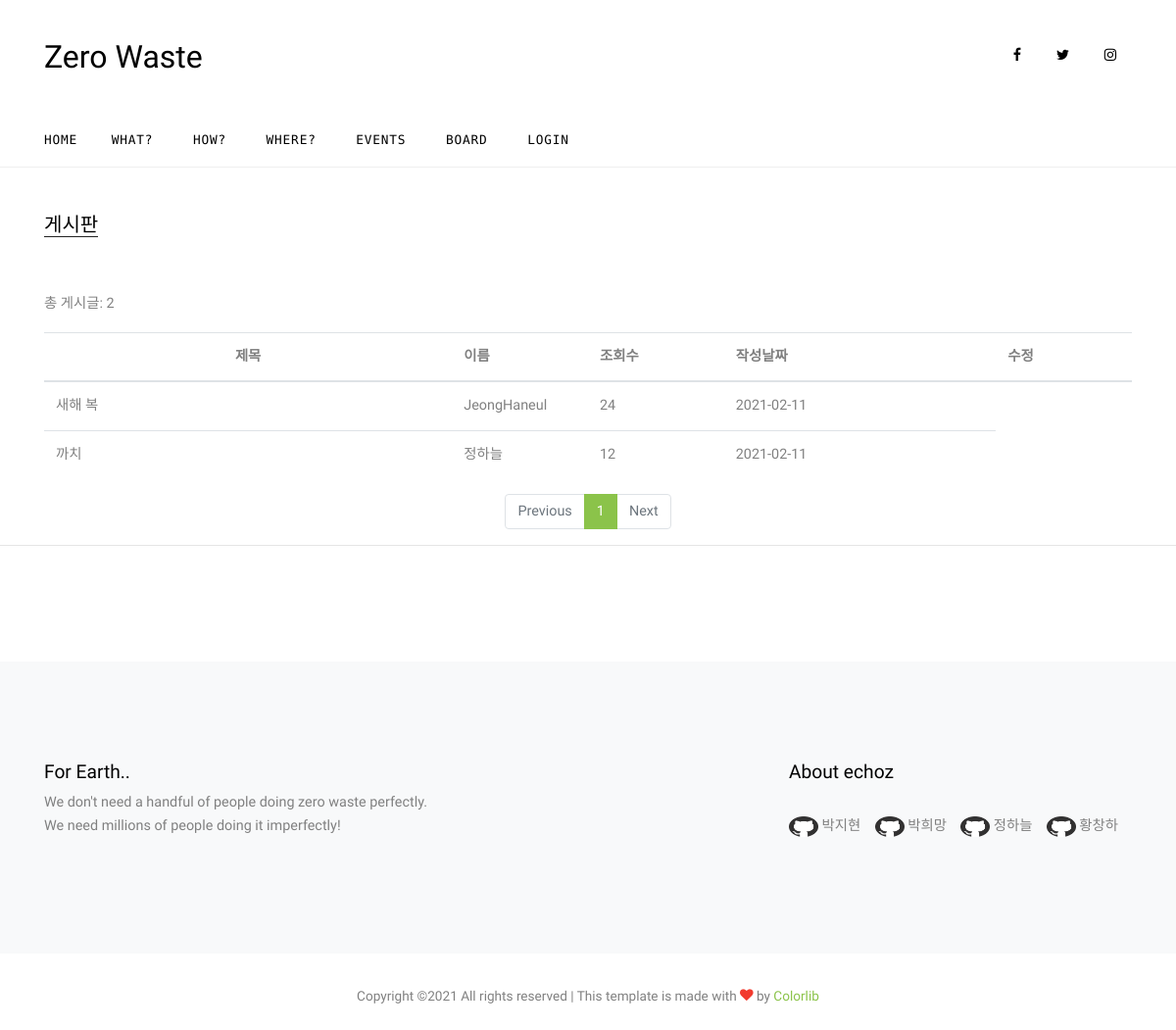
Page /echozapp/Board/ on the earlier database version.
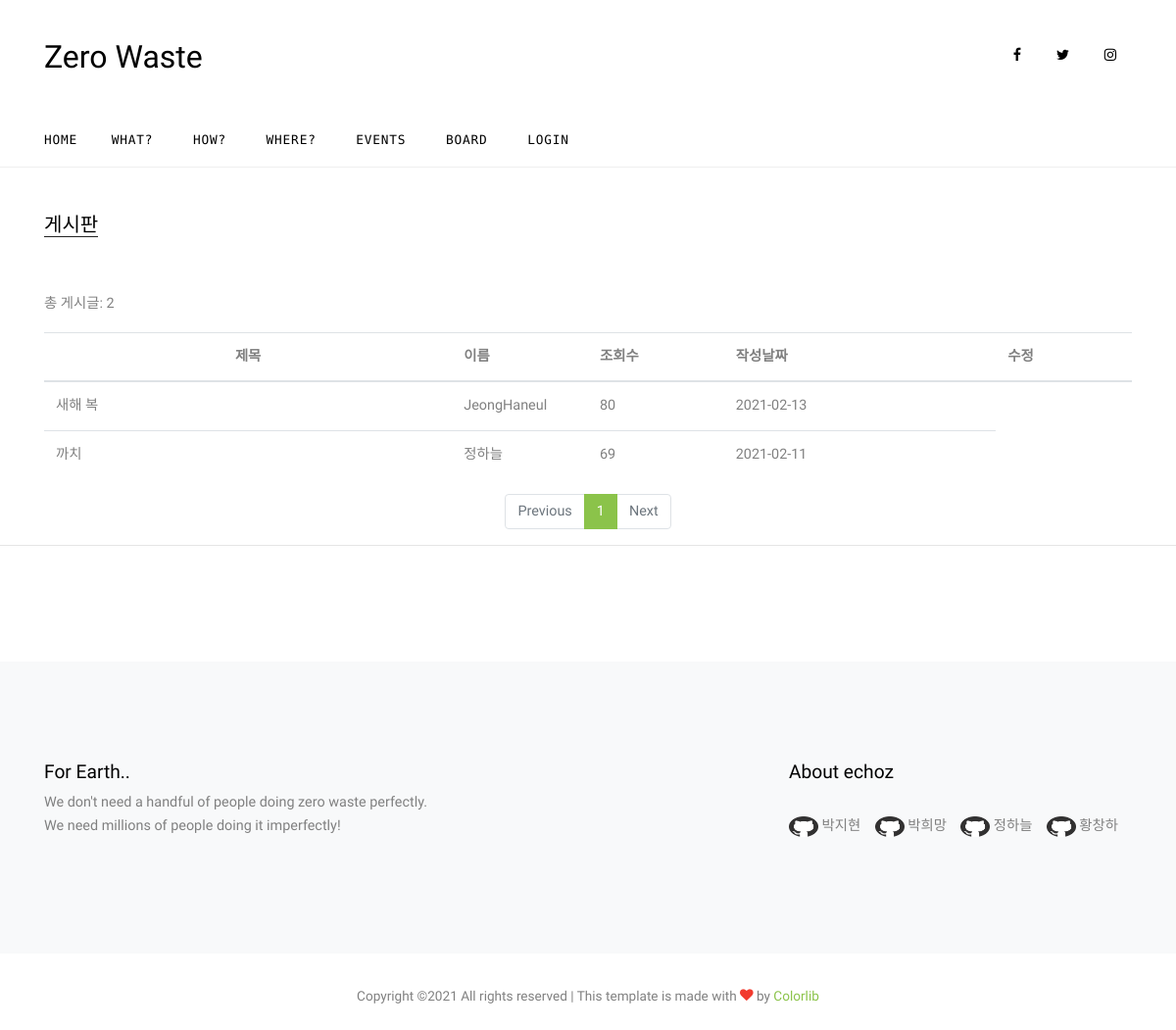
Same page on the later database version.
### echozapp/models.py (models this page shows)
class Post(models.Model):
    author = models.ForeignKey(User, on_delete=models.CASCADE)
    title = models.CharField(max_length=30)
    content = models.TextField()
    writedate = models.DateTimeField(auto_now_add=True)
    count = models.IntegerField(default=0)

### echozapp/views.py (the view)
# urls.py: path('Board/', views.Board, name='Board'),
def Board(request):
    page = request.GET.get('page', 1)
    vlist = Post.objects.all()
    vlist = vlist.order_by('-writedate')
    paginator = Paginator(vlist, 3)
    vlistpage = paginator.get_page(page)
    boardcount = Post.objects.count()
    context = {"vlist": vlistpage,"boardcount":boardcount}
    return render(request, 'Board.html',context)

### echozapp/templates/Board.html (shortened to what this page needs)
{% extends 'base.html' %}
{% block content %}
    <div class="site-section">
      <div class="container">
        <div class="row">
          <div class="col-lg-12">
            <div class="section-title mb-5">
              <h2>게시판</h2>
            </div>
          </div>
        </div>
            <p>총 게시글: {{boardcount}}</p>
            <table class="table table-hover">
                <thead>
                    <tr>
                        <th style="width:30%; text-align:center;">제목</th>
                        <th style="width:10%;">이름</th>
                        <th style="width:10%;">조회수</th>
                        <th style="width:20%;">작성날짜</th>
                        <th style="width:10%;">수정</th>
                    </tr>
                </thead>
                <tbody>
                 {% for wdata in vlist %}
                <tr>
                    <td onclick="Boardview({{wdata.id}})"> {{wdata.title}} </td>
                    <td>{{wdata.author.last_name}}{{wdata.author.first_name}}</td>
                    <td>{{wdata.count}}</td>
                    <td >{{wdata.writedate |date:"Y-m-d"}}</td>
                </tr>
                {% endfor %}
                </tbody>
            </table>
      </div>
      <ul class="pagination justify-content-center">
          {% if vlist.has_previous %}
            <li class="page-item"><a class="page-link" href="?page={{vlist.previous_page_number}}">Previous</a></li>
          {% else %}
            <li class="page-item disabled"><a class="page-link"  tabindex="-1" aria-disabled="true" href="#">Previous</a></li>
          {% endif %}
          {% for page_number in vlist.paginator.page_range %}
            {% if page_number == vlist.number %}
                <li class="page-item active" aria-current="page"><a class="page-link" href="?page={{page_number}}"> {{page_number}}</a></li>
            {% else %}
                <li class="page-item"><a class="page-link" href="?page={{page_number}}"> {{page_number}}</a></li>
            {% endif%}
          {% endfor %}
          {% if vlist.has_next %}
            <li class="page-item"><a class="page-link" href="?page={{vlist.next_page_number}}">Next</a></li>
          {% else%}
            <li class="page-item disabled"><a class="page-link"  tabindex="-1" aria-disabled="true" href="#">Next</a></li>
          {% endif %}
      </ul>
      <hr>
      <div class="row justify-content-md-center">
			<div class="col-md-6 col-md-offset-3">
            </div>
      </div>
    </div>
{% endblock %}

Differences in the rows shown:
changed Post "새해 복": count "24" → "80"; writedate "2021-02-11" → "2021-02-13"
changed Post "까치": count "12" → "69"
